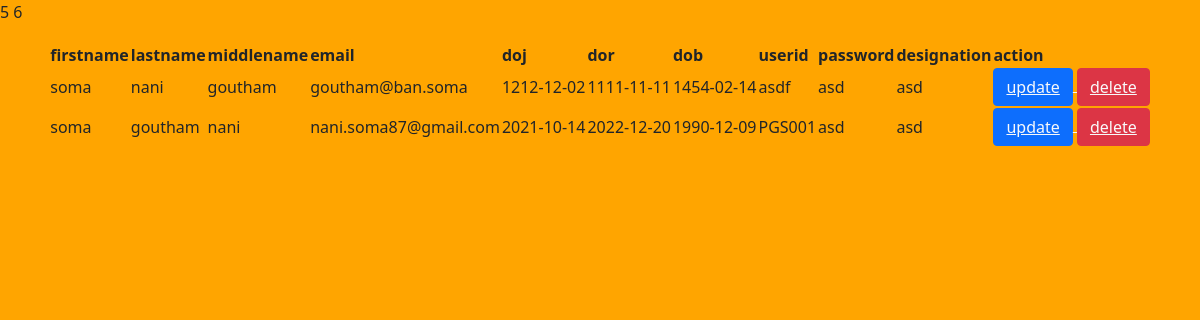
Screenshot of /display.php with the database file from the repository.
### tables this page shows
CREATE TABLE `employee` (
  `id` int(250) NOT NULL,
  `first name` varchar(250) NOT NULL,
  `last name` varchar(250) NOT NULL,
  `middle name` varchar(250) NOT NULL,
  `email` varchar(250) NOT NULL,
  `DOJ` date NOT NULL,
  `DOR` date NOT NULL,
  `DOB` date NOT NULL,
  `userid` varchar(250) NOT NULL,
  `password` varchar(250) NOT NULL,
  `designation` varchar(250) NOT NULL
);

### display.php (the view, shortened to what this page needs)
<?php
include ('config.php');
?>
<html>
    <head>
    <link href="https://cdn.jsdelivr.net/npm/bootstrap@5.0.2/dist/css/bootstrap.min.css" rel="stylesheet">
        <link href="Stationary.css" rel="stylesheet" type="text/css">
</head>
    <body style="background-color:orange">
    <table class="tab-body">
    <thead class="t-h">
    <tr class="t-r">
        <th class="t-r">firstname</th>
        <th  class="t-r">lastname</th>
        <th  class="t-r">middlename</th>
        <th  class="t-r">email</th>
        <th  class="t-r">doj</th>
        <th  class="t-r">dor</th>
        <th  class="t-r">dob</th>
        <th  class="t-r">userid</th>
        <th  class="t-r">password</th>
        <th  class="t-r">designation</th>
        <th  class="t-r">action</th>
</tr>
</thead>
<?php
$dis= "select *from employee  where id>0 ";
$dis1=mysqli_query($conn,$dis);
    while($row=mysqli_fetch_assoc($dis1))
    {
        $id=$row['id'];
        $fname=$row['first name'];
        $lname=$row['last name'];
        $mname=$row['middle name'];
        $email=$row['email'];
        $DOJ=$row['DOJ'];
        $DOR=$row['DOR'];
        $DOB=$row['DOB'];
        $uid=$row['userid'];
        $pwd=$row['password'];
        $des=$row['designation'];
        echo '<tr>
                <tb>'.$id.'</td>
                <td>'.$fname.'</td>
                <td>'.$lname.'</td>
                <td>'.$mname.'</td>
                <td>'.$email.'</td>
                <td>'.$DOJ.'</td>
                <td>'.$DOR.'</td>
                <td>'.$DOB.'</td>
                <td>'.$uid.'</td>
                <td>'.$pwd.'</td>
                <td>'.$des.'</td>
                <td><button class="btn btn-primary"><a href="update.php? updateid='.$id.'" class="text-light">update</button>
                <button class="btn btn-danger"><a href="delete.php? deleteid='.$id.'" class="text-light">delete</button>
    </tr>';
    }
?>
</table>
</body>
</html>

### Stationary.css (style rules this page uses)
.tab-body { padding-top: 20px; margin:auto; width:auto; word-spacing: normal; background-color: orange; }
.t-r { width:auto; padding-top:20px; margin:auto; word-spacing: normal; }
.t-h { width:auto; padding-top: 20px; margin:auto; word-spacing: normal; }

### rows the page displays
employee: id "5", first name "soma", last name "nani", middle name "goutham", email "goutham@ban.soma", DOJ "1212-12-02", DOR "1111-11-11", DOB "1454-02-14", userid "asdf", password "asd", designation "asd"
employee: id "6", first name "soma", last name "goutham", middle name "nani", email "nani.soma87@gmail.com", DOJ "2021-10-14", DOR "2022-12-20", DOB "1990-12-09", userid "PGS001", password "asd", designation "asd"
